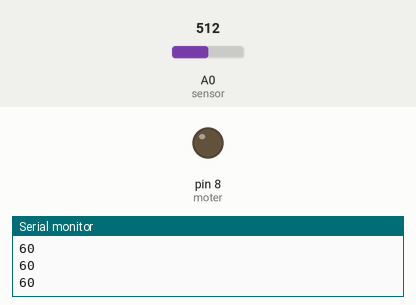
Simulated run of this sketch. Board: Arduino Uno, built with avr-gcc and run on an emulated ATmega328P. Parts: output pins drawn as LEDs (lit = HIGH), the last lines printed to the serial monitor. The inputs (shaded band) are chosen by the test bench; at power-on: A0 (sensor) = 512.

Above: at 1.2 s.
1.3 s: A0 (sensor) set to 579
2.8 s: A0 (sensor) set to 607
At 3.9 s:
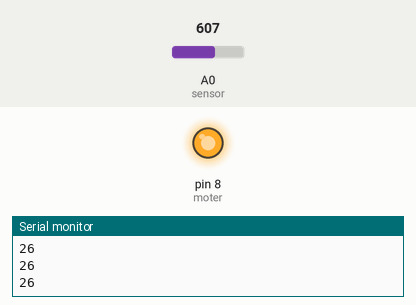
4.5 s: A0 (sensor) set to 511
At 5.4 s:
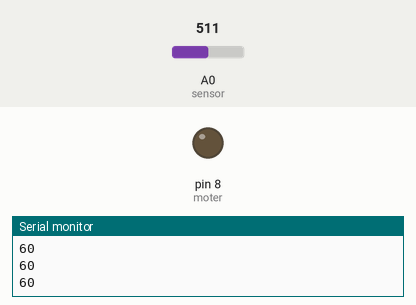
6.3 s: A0 (sensor) set to 716
At 8.0 s:
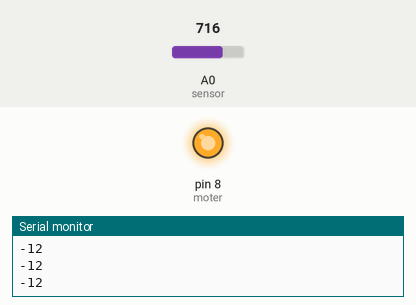
Timing chart, 0 to 9.1 s (numbered marks = the images above; inputs shaded):
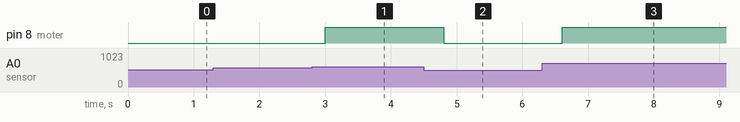

Measured:
- the behaviour switches between 593 and 594 on A0 (sensor) (found by bisection; images 0 and 1)
- after the input at 2.8 s, pin 8 (moter): LOW → HIGH after 0.20 s
- after the input at 4.5 s, pin 8 (moter): HIGH → LOW after 0.31 s
- after the input at 6.3 s, pin 8 (moter): LOW → HIGH after 0.31 s

The sketch:

moister_sensor.ino
```cpp
int sensor=A0;
int moter=8;
void setup() {
  // put your setup code here, to run once:
pinMode(sensor,INPUT);
pinMode(moter,OUTPUT);
Serial.begin(9600);
}

void loop() {
  // put your main code here, to run repeatedly:
int x=analogRead(sensor);
int val=map(x,680,400,0,100);
Serial.println(val);
delay(200);
if(val<=30)
{
  digitalWrite(moter,HIGH);
  }
  else
  {
    digitalWrite(moter,LOW);
    }
}
```
